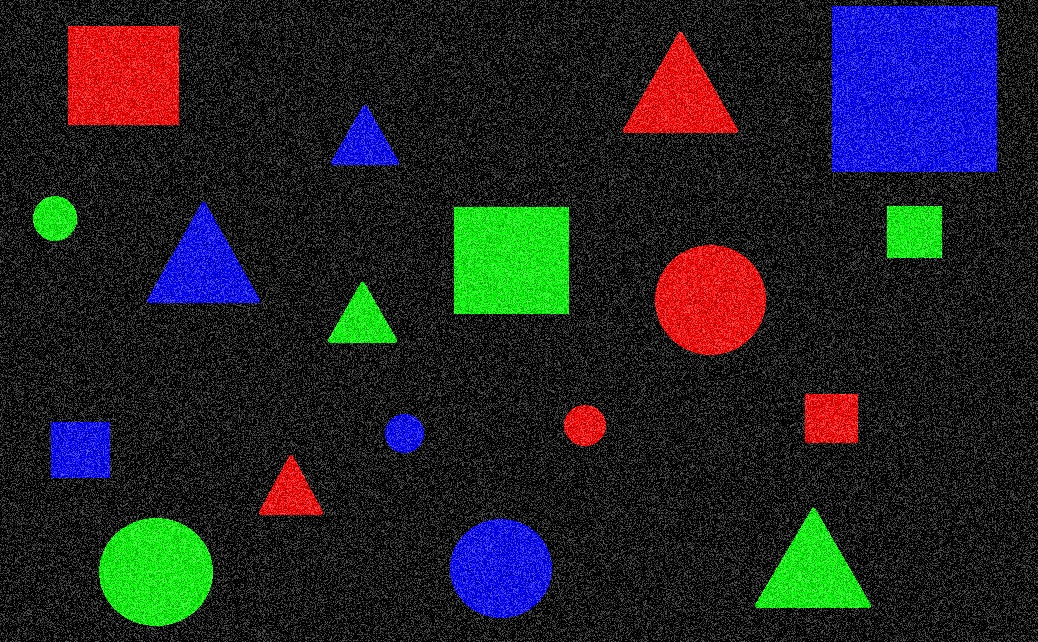
%> input picture hw_2/Рис_ДЗ 2.2.jpg, 1038 x 642 px
$ octave hw_2_part_1.m   (GNU Octave 9; MATLAB toolbox functions it lacks are replaced by stand-ins)
%> lines starting %> are read from the running program, lines starting %| are printed output that depends on the picture
img=imread("Рис_ДЗ 2.2.jpg");
%> img is the input picture: size 642x1038x3 uint8; mean R, G, B 34.1, 34.7, 38.8

R = img(:, :, 1);
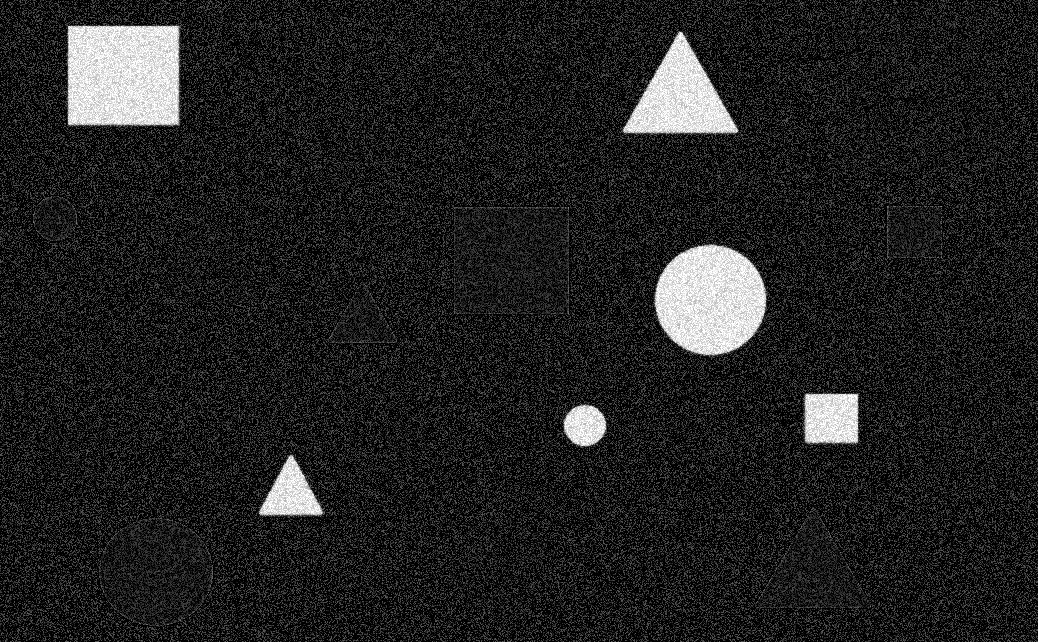
%> R: size 642x1038 uint8; min 0, max 255, mean 34.1
G = img(:, :, 2);
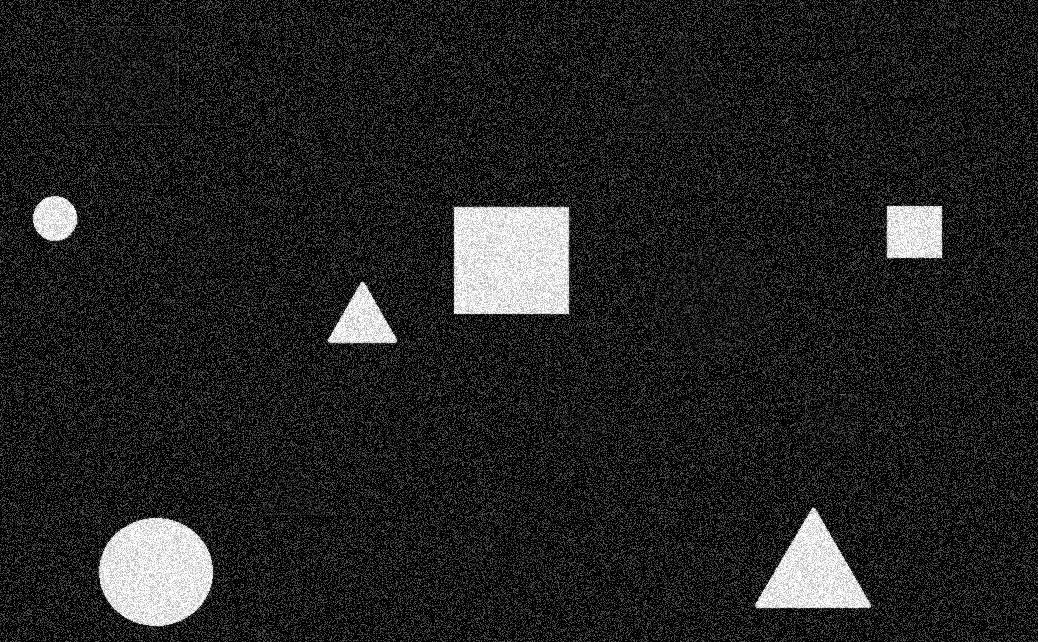
%> G: size 642x1038 uint8; min 0, max 255, mean 34.7
B = img(:, :, 3);
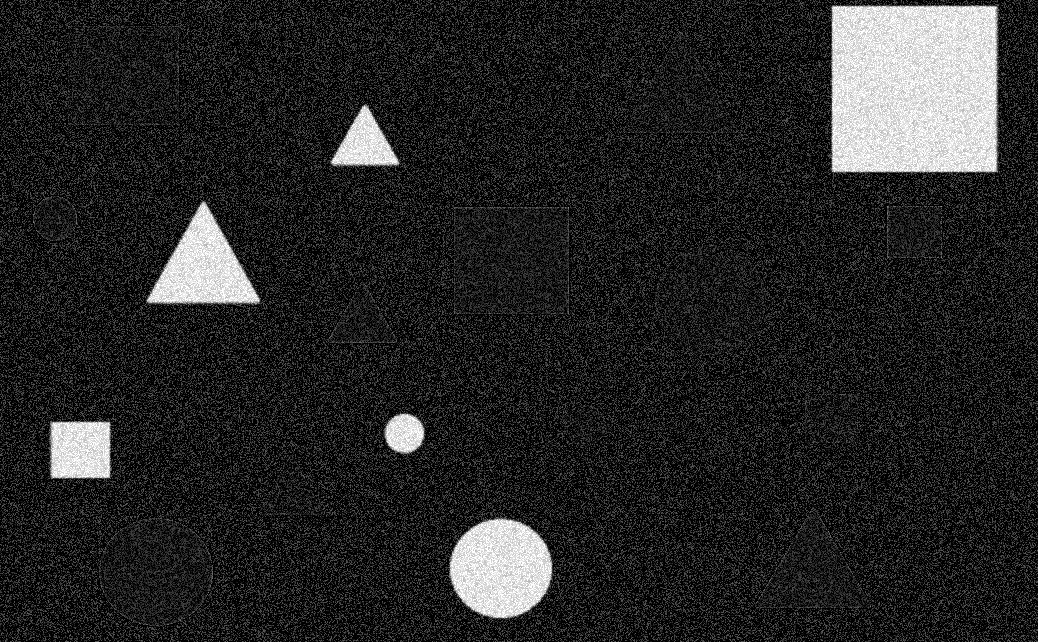
%> B: size 642x1038 uint8; min 0, max 255, mean 38.8
sizeF1 = [3, 3];

R_filtered_1 = imgaussfilt(R, sizeF1);
G_filtered_1 = imgaussfilt(G, sizeF1);
B_filtered_1 = imgaussfilt(B, sizeF1);

img_filt_1 = zeros(size(img), 'uint8');
img_filt_1(:,:,1) = R_filtered_1;
img_filt_1(:,:,2) = G_filtered_1;
img_filt_1(:,:,3) = B_filtered_1;
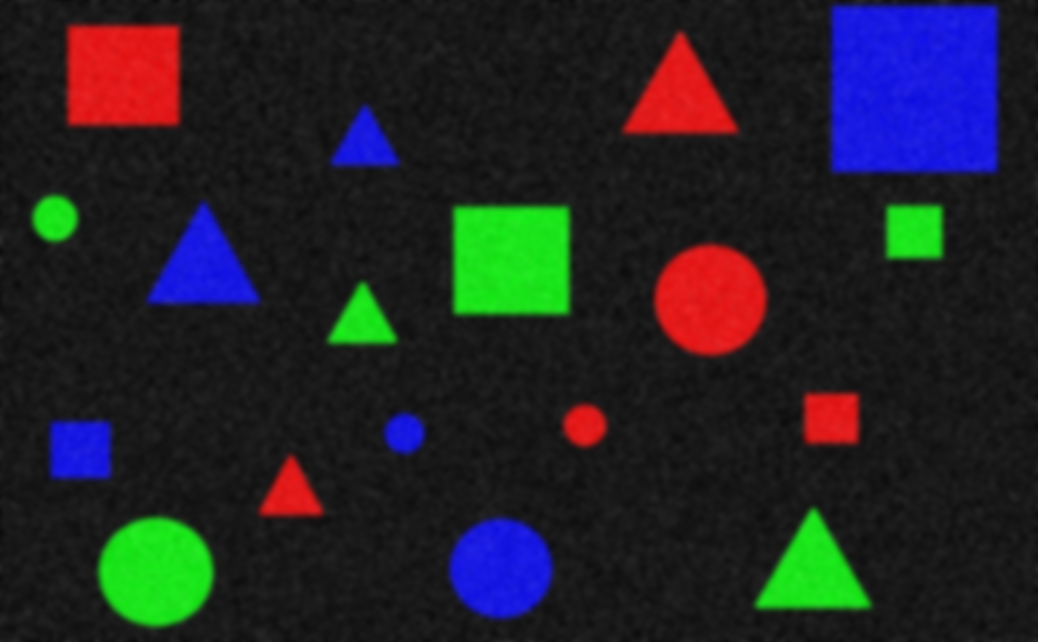
%> img_filt_1: size 642x1038x3 uint8; mean R, G, B 34.1, 34.7, 38.8; mean of the top-left, top-right, bottom-left and bottom-right quarters 35.8, 44, 33.6, 30

img_new=im2double(img_filt_1);

img_red=im2double(img_filt_1(:,:,1));
img_red_min=min(img_red(:));
%> img_red_min = 0.0392
img_red_max=max(img_red(:));
%> img_red_max = 0.925
limit_red_new_min=0;
limit_red_new_max=1;
img_red_new=(img_red-img_red_min)/(img_red_max-img_red_min)*(limit_red_new_max-limit_red_new_min)+limit_red_new_min;
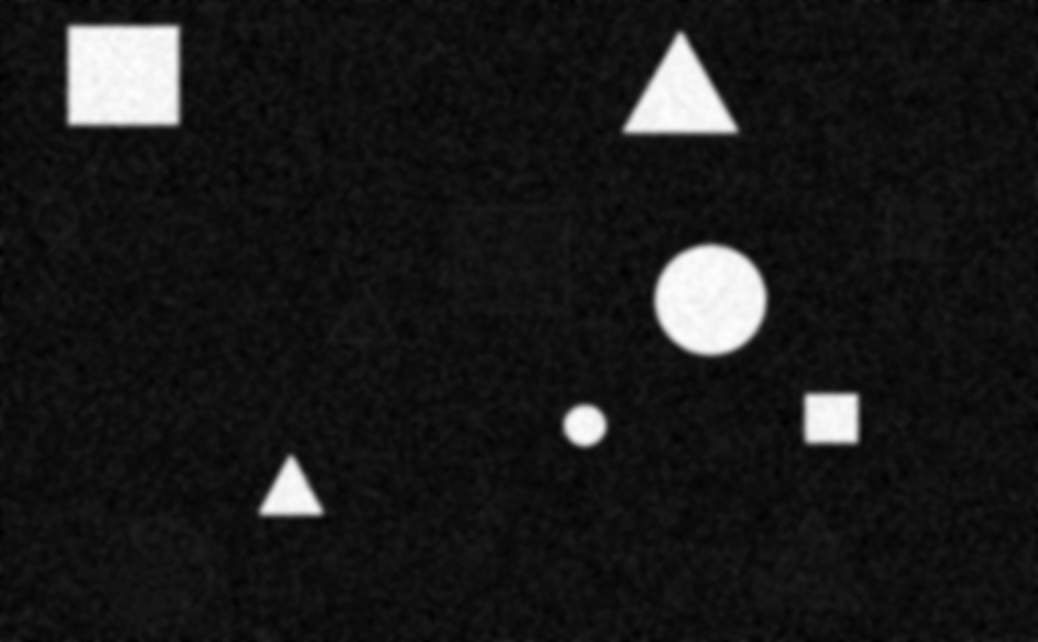
%> img_red_new: size 642x1038 double; min 0, max 1, mean 0.107
img_new(:,:,1)=img_red_new;

img_green=im2double(img_filt_1(:,:,2));
img_green_min=min(img_green(:));
%> img_green_min = 0.0392
img_green_max=max(img_green(:));
%> img_green_max = 0.933
limit_green_new_min=0;
limit_green_new_max=1;
img_green_new=(img_green-img_green_min)/(img_green_max-img_green_min)*(limit_green_new_max-limit_green_new_min)+limit_green_new_min;
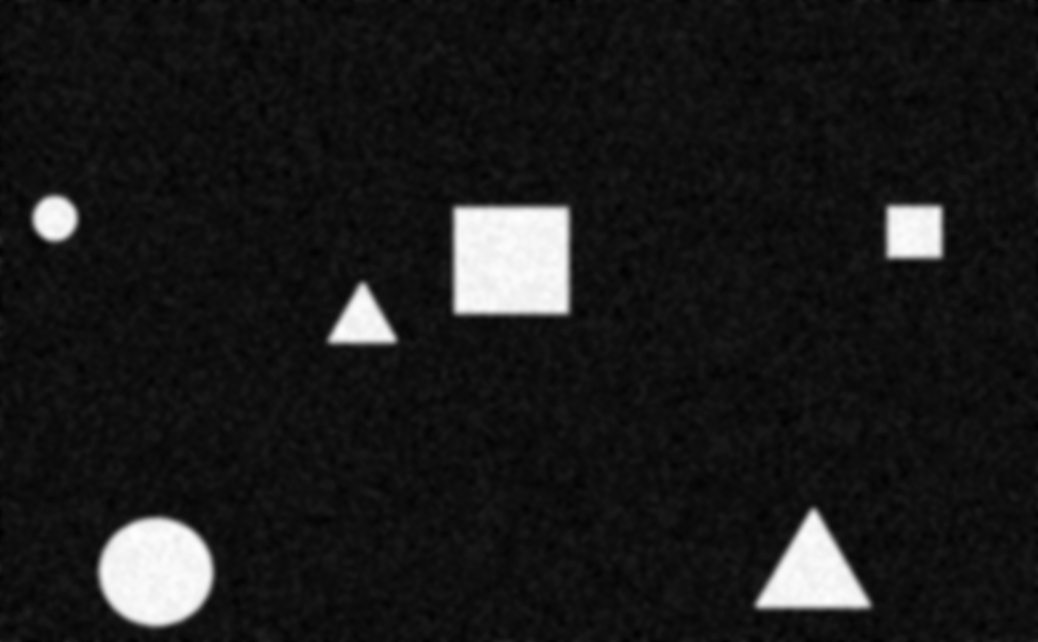
%> img_green_new: size 642x1038 double; min 0, max 1, mean 0.108
img_new(:,:,2)=img_green_new;

img_blue=im2double(img_filt_1(:,:,3));
img_blue_min=min(img_blue(:));
%> img_blue_min = 0.0392
img_blue_max=max(img_blue(:));
%> img_blue_max = 0.922
limit_blue_new_min=0;
limit_blue_new_max=1;
img_blue_new=(img_blue-img_blue_min)/(img_blue_max-img_blue_min)*(limit_blue_new_max-limit_blue_new_min)+limit_blue_new_min;
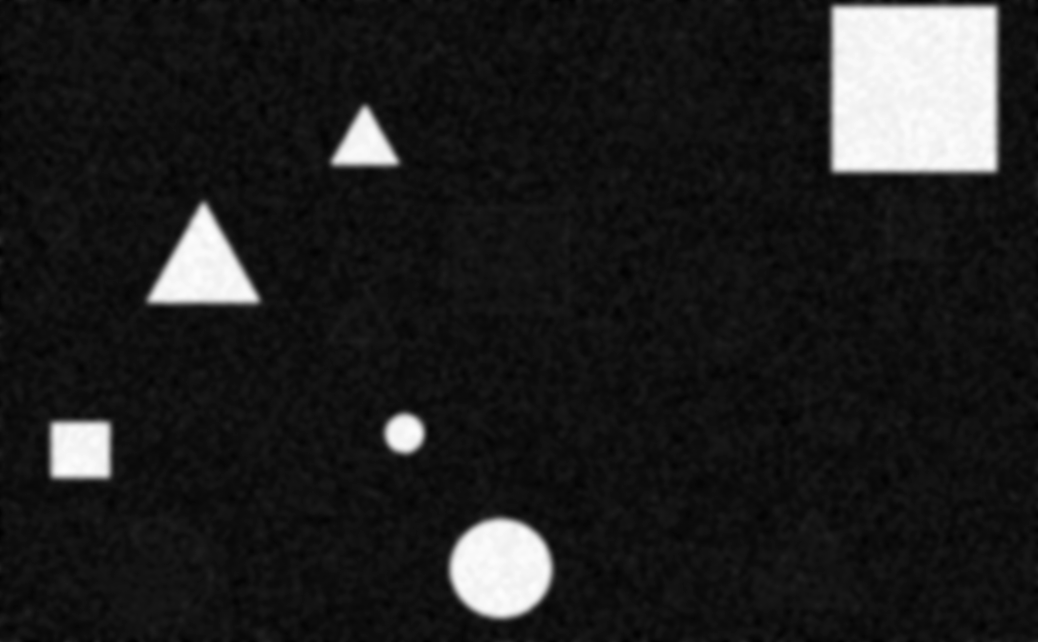
%> img_blue_new: size 642x1038 double; min 0, max 1, mean 0.128
img_new(:,:,3)=img_blue_new;

subplot(1, 2, 1)
imshow(img_filt_1)

subplot(1, 2, 2)
imshow(img_new)

imwrite(img_new, 'res_2.jpg')

$ run again, with hw_2/Рис_ДЗ 2.1.jpg copied over hw_2/Рис_ДЗ 2.2.jpg
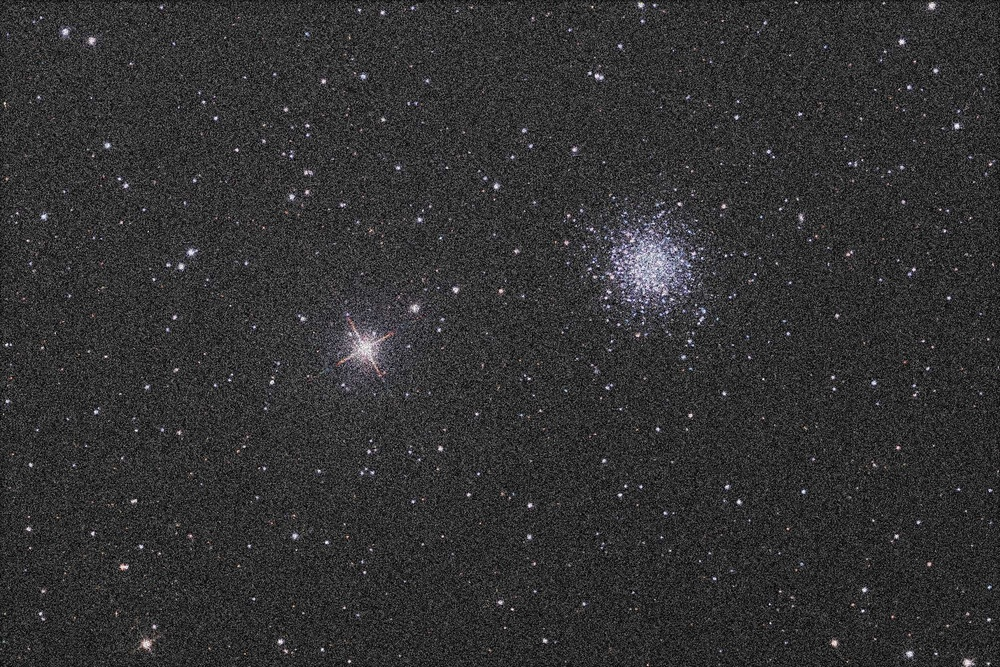
%> input picture hw_2/Рис_ДЗ 2.1.jpg, 1000 x 667 px, shrunk from 2004 x 1336 before the run
%> img is the input picture: size 667x1000x3 uint8; mean R, G, B 50.7, 50.4, 51.1
%> `img_filt_1(:,:,2) = G_filtered_1;`:
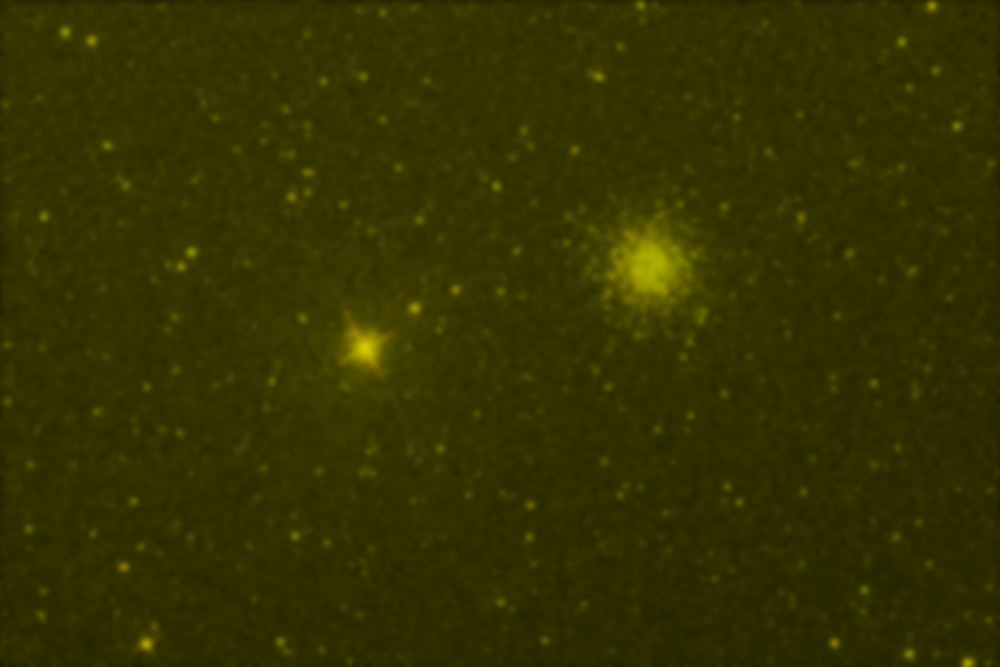
%> img_filt_1: size 667x1000x3 uint8; mean R, G, B 50.7, 50.4, 0
%> img_red_min = 0.11
%> img_red_max = 0.82
%> img_green_min = 0.11
%> img_green_max = 0.8
%> `img_new(:,:,2)=img_green_new;`:
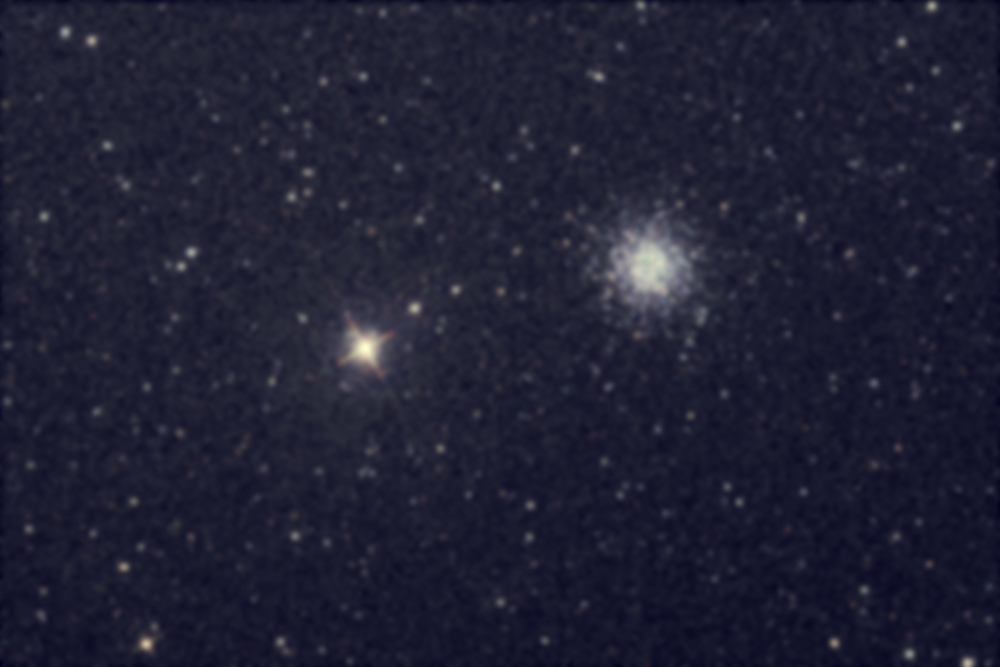
%> img_new: size 667x1000x3 double; mean R, G, B 0.125, 0.127, 0.2
%> img_blue_min = 0.11
%> img_blue_max = 0.812
